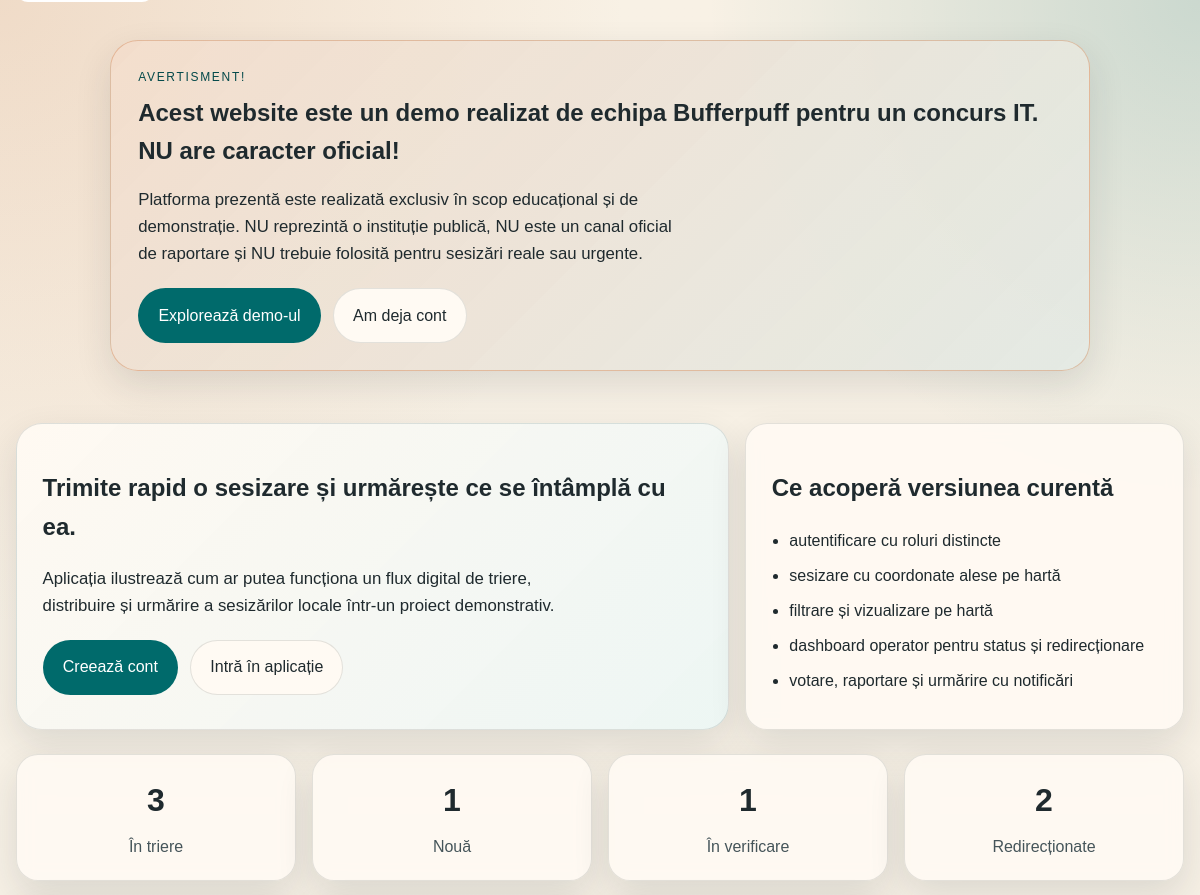
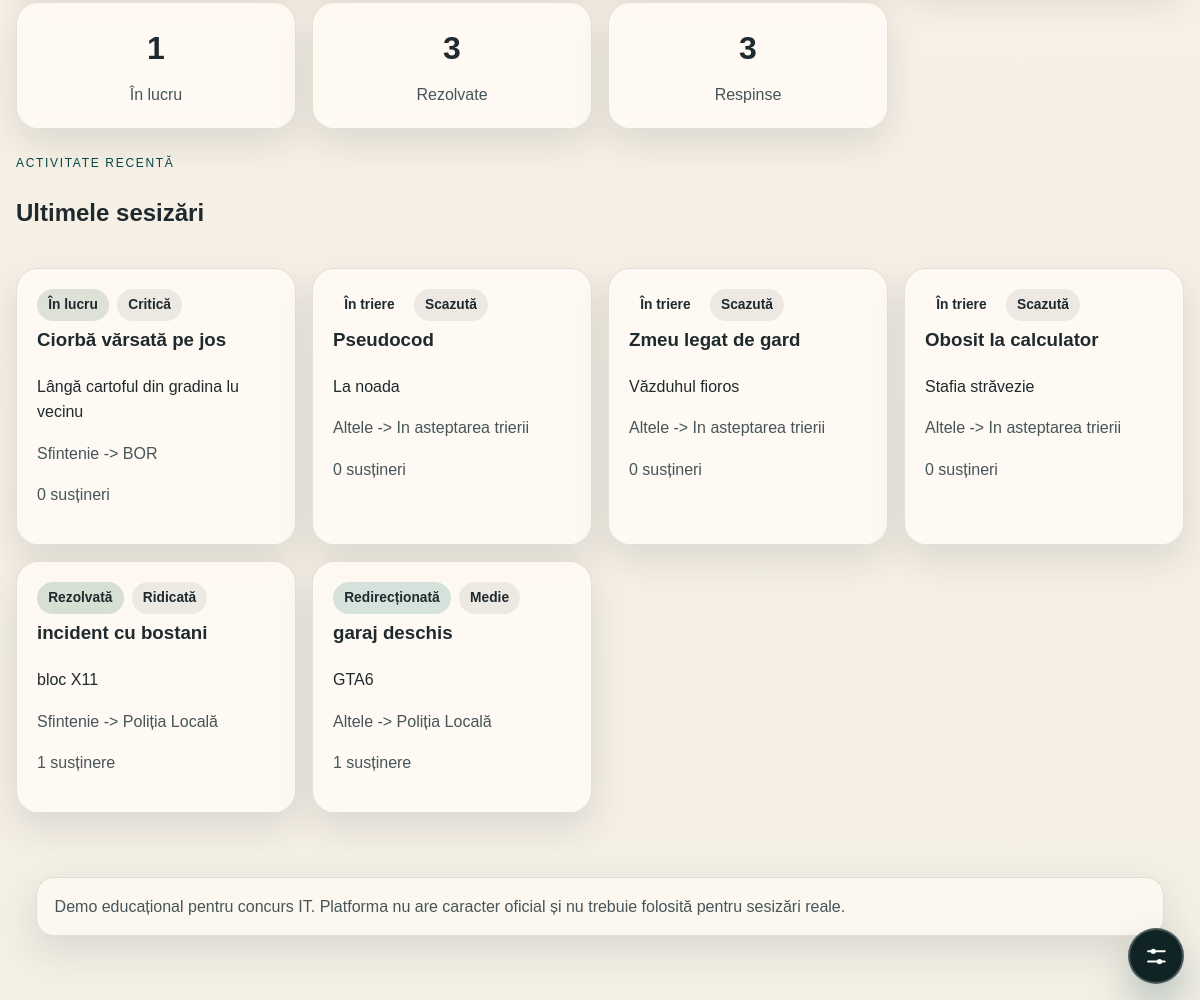
The page / on the database its author committed (2 pictures, top to bottom).
### app/models/entities.py (models this page shows, shortened)
class Incident(db.Model):
    __tablename__ = "incidents"
    id = db.Column(db.Integer, primary_key=True)
    title = db.Column(db.String(200), nullable=False)
    description = db.Column(db.Text, nullable=False)
    address = db.Column(db.String(255), nullable=False)
    latitude = db.Column(db.Float, nullable=False)
    longitude = db.Column(db.Float, nullable=False)
    priority = db.Column(db.String(32), nullable=False, default="medie")
    status = db.Column(db.String(32), nullable=False, default="noua")
    created_by_id = db.Column(db.Integer, db.ForeignKey("users.id"), nullable=False)
    category_id = db.Column(db.Integer, db.ForeignKey("incident_categories.id"), nullable=False)
    suggested_department_id = db.Column(db.Integer, db.ForeignKey("departments.id"))
    assigned_department_id = db.Column(db.Integer, db.ForeignKey("departments.id"))
    visibility_state = db.Column(db.String(32), nullable=False, default="visible")
    created_at = db.Column(db.DateTime, default=utc_now, nullable=False)
    updated_at = db.Column(db.DateTime, default=utc_now, nullable=False, onupdate=utc_now)
    creator = db.relationship("User", back_populates="incidents", foreign_keys=[created_by_id])
    category = db.relationship("Category", back_populates="incidents")
    suggested_department = db.relationship(
        "Department",
        back_populates="suggested_incidents",
        foreign_keys=[suggested_department_id],
    )
    assigned_department = db.relationship(
        "Department",
        back_populates="incidents",
        foreign_keys=[assigned_department_id],
    )
    photos = db.relationship(
        "IncidentPhoto",
        back_populates="incident",
        cascade="all, delete-orphan",
        order_by="IncidentPhoto.created_at.asc()",
    )
    updates = db.relationship(
        "IncidentUpdate",
        back_populates="incident",
        cascade="all, delete-orphan",
        order_by="IncidentUpdate.created_at.desc()",
    )
    notifications = db.relationship("Notification", back_populates="incident", cascade="all, delete-orphan")
    votes = db.relationship("IncidentVote", back_populates="incident", cascade="all, delete-orphan")
    reports = db.relationship(
        "IncidentReport",
        back_populates="incident",
        cascade="all, delete-orphan",
        order_by="IncidentReport.created_at.desc()",
    )
    follows = db.relationship("IncidentFollow", back_populates="incident", cascade="all, delete-orphan")
    delivery_logs = db.relationship("NotificationDeliveryLog", back_populates="incident", cascade="all, delete-orphan")
    @property
    def priority_label(self) -> str:
        return PRIORITY_LABELS.get(self.priority, self.priority)
    @property
    def status_label(self) -> str:
        return STATUS_LABELS.get(self.status, self.status)
    @property
    def is_hidden(self) -> bool:
        return self.visibility_state != "visible"
    @property
    def display_department_label(self) -> str:
        if self.status == "in_triere":
            if self.suggested_department is not None:
                return f"Sugerat: {self.suggested_department.name}"
            return "In asteptarea trierii"
        if self.assigned_department is not None:
            return self.assigned_department.name
        return "-"
    @property
    def vote_count(self) -> int:
        return len(self.votes)

class Category(db.Model):
    __tablename__ = "incident_categories"
    id = db.Column(db.Integer, primary_key=True)
    name = db.Column(db.String(120), nullable=False, unique=True)
    description = db.Column(db.Text, nullable=False)
    default_department_id = db.Column(db.Integer, db.ForeignKey("departments.id"))
    created_at = db.Column(db.DateTime, default=utc_now, nullable=False)
    default_department = db.relationship("Department", back_populates="categories")
    incidents = db.relationship("Incident", back_populates="category")

class Department(db.Model):
    __tablename__ = "departments"
    id = db.Column(db.Integer, primary_key=True)
    name = db.Column(db.String(120), nullable=False, unique=True)
    description = db.Column(db.Text, nullable=False)
    contact_email = db.Column(db.String(255), nullable=False)
    created_at = db.Column(db.DateTime, default=utc_now, nullable=False)
    categories = db.relationship("Category", back_populates="default_department")
    users = db.relationship("User", back_populates="department")
    incidents = db.relationship(
        "Incident",
        back_populates="assigned_department",
        foreign_keys="Incident.assigned_department_id",
    )
    suggested_incidents = db.relationship(
        "Incident",
        back_populates="suggested_department",
        foreign_keys="Incident.suggested_department_id",
    )

### app/routes/web.py (the view)
@web_bp.get("/")
def home():
    service = build_incident_service()
    return render_template("home.html", page_title="Platformă de raportare", **service.homepage_data(current_user))

### app/repositories/category_repository.py (called while the page is built)
    def count(self) -> int:
        return Category.query.count()

### app/repositories/department_repository.py (called while the page is built)
    def count(self) -> int:
        return Department.query.count()

### app/repositories/incident_repository.py (called while the page is built)
    def _base_query(self):
        return Incident.query.options(
            joinedload(Incident.creator),
            joinedload(Incident.category),
            joinedload(Incident.suggested_department),
            joinedload(Incident.assigned_department),
            selectinload(Incident.photos),
            selectinload(Incident.updates).joinedload(IncidentUpdate.author),
            selectinload(Incident.votes),
            selectinload(Incident.reports).joinedload(IncidentReport.reporter),
            selectinload(Incident.reports).joinedload(IncidentReport.reviewer),
            selectinload(Incident.follows).joinedload(IncidentFollow.user),
            selectinload(Incident.follows).joinedload(IncidentFollow.push_subscription),
        )

    def _apply_visibility_filter(self, query, *, include_hidden: bool):
        if include_hidden:
            return query
        return query.filter(Incident.visibility_state == VISIBLE_INCIDENT_STATE)

    def counts_by_status(self, *, include_hidden: bool = False) -> dict[str, int]:
        counts = {
            status: 0
            for status in [
                "in_triere",
                "noua",
                "in_verificare",
                "redirectionata",
                "in_lucru",
                "rezolvata",
                "respinsa",
            ]
        }
        query = db.session.query(Incident.status, db.func.count(Incident.id))
        query = self._apply_visibility_filter(query, include_hidden=include_hidden)
        for status, total in query.group_by(Incident.status).all():
            counts[status] = total
        return counts

    def recent(self, limit: int = 5, *, include_hidden: bool = False) -> list[Incident]:
        query = self._apply_visibility_filter(self._base_query(), include_hidden=include_hidden)
        return query.order_by(Incident.created_at.desc()).limit(limit).all()

### app/routes/web.py (called while the page is built)
def build_notification_dispatch_service(
    notification_repository: NotificationRepository,
    incident_follow_repository: IncidentFollowRepository,
    web_push_subscription_repository: WebPushSubscriptionRepository,
) -> NotificationDispatchService:
    return NotificationDispatchService(
        notification_repository,
        incident_follow_repository,
        NotificationDeliveryLogRepository(),
        web_push_subscription_repository,
    )

### app/templates/home.html (shortened to what this page needs)
{% extends "base.html" %}
{% block content %}
<section class="hero-shell">
    <div class="hero-copy-block">
        <h1>Trimite rapid o sesizare și urmărește ce se întâmplă cu ea.</h1>
        <p class="hero-copy">
            Aplicația ilustrează cum ar putea funcționa un flux digital de triere, distribuire
            și urmărire a sesizărilor locale într-un proiect demonstrativ.
        </p>
        <div class="hero-actions">
            {% if current_user.is_authenticated %}
                <a class="button-link" href="{{ url_for('web.new_incident') }}">Raportează incident</a>
                <a class="ghost-button" href="{{ url_for('web.incidents') }}">Vezi toate sesizările</a>
            {% else %}
                <a class="button-link" href="{{ url_for('web.register') }}">Creează cont</a>
                <a class="ghost-button" href="{{ url_for('web.login') }}">Intră în aplicație</a>
            {% endif %}
        </div>
    </div>
    <div class="hero-panel">
        <h2>Ce acoperă versiunea curentă</h2>
        <ul class="feature-list">
            <li>autentificare cu roluri distincte</li>
            <li>sesizare cu coordonate alese pe hartă</li>
            <li>filtrare și vizualizare pe hartă</li>
            <li>dashboard operator pentru status și redirecționare</li>
            <li>votare, raportare și urmărire cu notificări</li>
        </ul>
    </div>
</section>
<section class="stat-grid" aria-label="Rezumat platformă">
    {% for key, total in status_counts.items() %}
        <article class="stat-card">
            <p class="stat-value">{{ total }}</p>
            <p class="stat-label">
                {{ status_count_labels[key][0] if total == 1 else status_count_labels[key][1] }}
            </p>
        </article>
    {% endfor %}
</section>
<section class="section-header">
    <div>
        <p class="eyebrow">Activitate recentă</p>
        <h2>Ultimele sesizări</h2>
    </div>
</section>
<section class="card-grid" role="list" aria-label="Ultimele sesizări create">
    {% for incident in recent_incidents %}
        <article class="card" role="listitem">
            <div class="card-tags">
                <span class="pill pill-{{ incident.status }}">{{ incident.status_label }}</span>
                <span class="pill pill-neutral">{{ incident.priority_label }}</span>
            </div>
            <h3>{{ incident.title }}</h3>
            <p>{{ incident.address }}</p>
            <p class="muted-text">{{ incident.category.name }} -> {{ incident.display_department_label }}</p>
            <p class="muted-text">{{ incident.vote_count }} {% if incident.vote_count == 1 %}susținere{% else %}susțineri{% endif %}</p>
        </article>
    {% else %}
        <article class="card" role="listitem">
            <h3>Nu există sesizări încă</h3>
            <p>Rulează `python seed.py` sau creează prima sesizare după autentificare.</p>
        </article>
    {% endfor %}
</section>
{% endblock %}

### app/templates/base.html (shortened to what this page needs)
<!DOCTYPE html>
<html lang="ro">
<head>
    <link rel="stylesheet" href="{{ static_asset('styles.css') }}">
</head>
<body
    data-map-default-lat="{{ config.MAP_DEFAULT_LAT }}"
    data-map-default-lng="{{ config.MAP_DEFAULT_LNG }}"
    data-map-default-zoom="{{ config.MAP_DEFAULT_ZOOM }}"
    data-push-enabled="{{ 'true' if current_user.is_authenticated and config.WEB_PUSH_PUBLIC_KEY else 'false' }}"
>
    <header class="site-header">
        {% if not current_user.is_authenticated %}
        <section class="landing-warning-shell" aria-label="Avertisment important">
            <article class="landing-warning-card">
                <p class="eyebrow">Avertisment!</p>
                <h2 class="landing-warning-title">Acest website este un demo realizat de echipa Bufferpuff pentru un concurs IT.
                    NU are caracter oficial!</h2>
                <p class="hero-copy">
                    Platforma prezentă este realizată exclusiv în scop educațional și de demonstrație.
                    NU reprezintă o instituție publică, NU este un canal oficial de raportare și NU trebuie
                    folosită pentru sesizări reale sau urgente.
                </p>
                <div class="hero-actions">
                    <a class="button-link" href="{{ url_for('web.register') }}">Explorează demo-ul</a>
                    <a class="ghost-button" href="{{ url_for('web.login') }}">Am deja cont</a>
                </div>
            </article>
        </section>
        {% endif %}
    </header>
    <main class="page-shell" id="main-content">
        {% block content %}{% endblock %}
    </main>
    <footer class="site-footer">
        <p>Demo educațional pentru concurs IT. Platforma nu are caracter oficial și nu trebuie folosită pentru sesizări reale.</p>
    </footer>
    <div class="accessibility-flyout" data-accessibility-flyout>
        <button
            type="button"
            class="accessibility-flyout-toggle"
            data-accessibility-toggle
            aria-controls="accessibility-panel"
            aria-expanded="false"
            aria-label="Accesibilitate"
        >
        </button>
    </div>
</body>
</html>

### rows shown on the page
Incident: status_label "În lucru", priority_label "Critică", title "Ciorbă vărsată pe jos", address "Lângă cartoful din gradina lu vecinu", category.name "Sfintenie", display_department_label "BOR", vote_count "0", shows "susțineri"
Incident: status_label "În triere", priority_label "Scazută", title "Pseudocod", address "La noada", category.name "Altele", display_department_label "In asteptarea trierii", vote_count "0", shows "susțineri"
Incident: status_label "În triere", priority_label "Scazută", title "Zmeu legat de gard", address "Văzduhul fioros", category.name "Altele", display_department_label "In asteptarea trierii", vote_count "0", shows "susțineri"
Incident: status_label "În triere", priority_label "Scazută", title "Obosit la calculator", address "Stafia străvezie", category.name "Altele", display_department_label "In asteptarea trierii", vote_count "0", shows "susțineri"
Incident: status_label "Rezolvată", priority_label "Ridicată", title "incident cu bostani", address "bloc X11", category.name "Sfintenie", display_department_label "Poliția Locală", vote_count "1", shows "susținere"
Incident: status_label "Redirecționată", priority_label "Medie", title "garaj deschis", address "GTA6", category.name "Altele", display_department_label "Poliția Locală", vote_count "1", shows "susținere"

### other values the page prints
{{ total }} "3" "1" "1" "2" "1" "3" "3"
